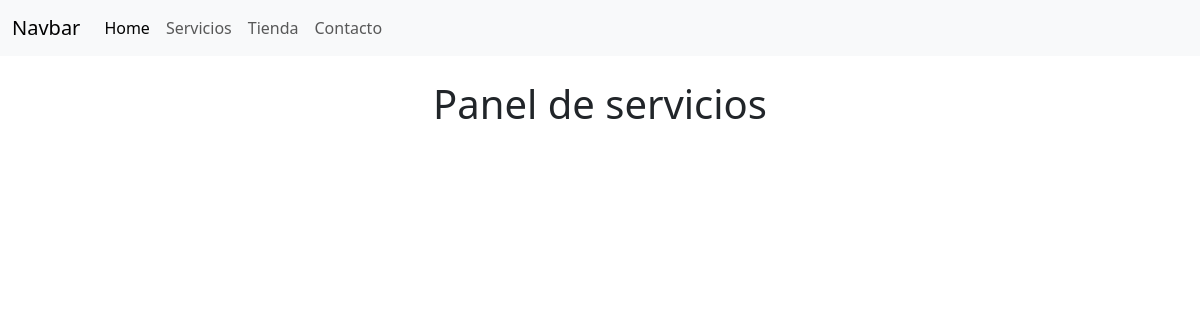
Page /servicios/ on the earlier database version.
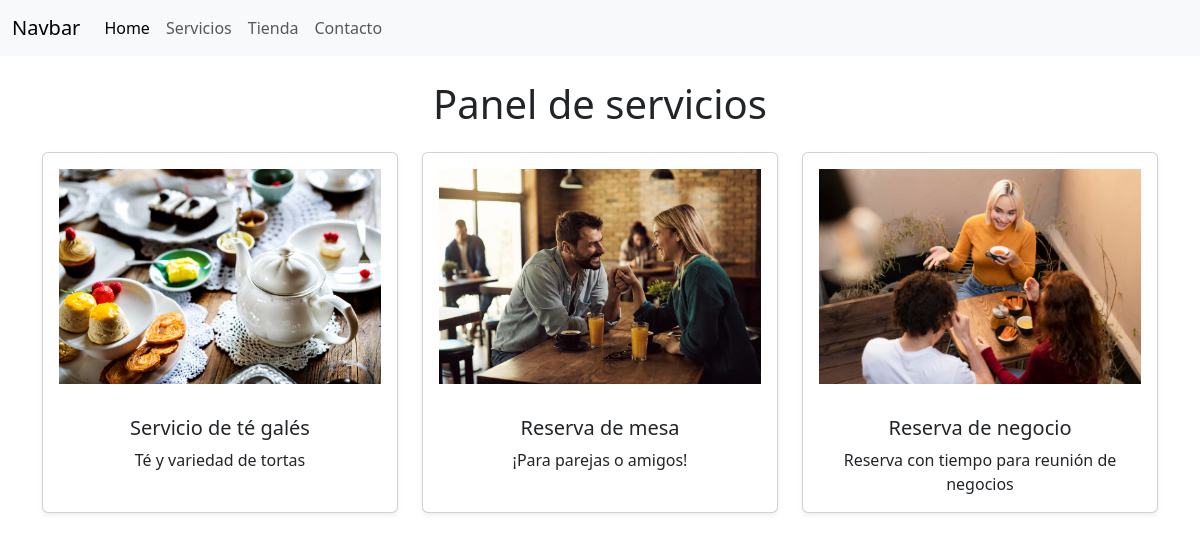
Same page on the later database version.
### servicio/models.py (models this page shows, shortened)
class Servicio(models.Model):
    titulo=models.CharField(max_length=20)
    contenido=models.CharField(max_length=50)
    imagen=models.ImageField(upload_to='servicio')
    precio=models.IntegerField()
    class Meta:
        verbose_name='servicio'
        verbose_name_plural='servicios'

### servicio/views.py (the view)
# urls.py: path('servicios/', include('servicio.urls')),
def servicios(request):
    servicios=Servicio.objects.all()
    return render(request, "servicios/servicios.html", {"servicios": servicios})

### carro/context_processor.py (called while the page is built)
def importe_total_carro(request):
    total=0
    carro = request.session.get("carro", {})
    for key, value in carro.items():
        total += float(value["precio"])
    return {"importe_total_carro": total}

### servicio/templates/servicios/servicios.html (shortened to what this page needs)
{% extends "cafeWebApp/base.html" %}
{% block content %}
<div class="container mt-4">
    <h1 class="text-center mb-4">Panel de servicios</h1>
    <div class="row justify-content-center">
        {% for servicio in servicios %}
        <div class="col-md-6 col-lg-4 mb-4">
            <div class="card shadow-sm h-100">
                <img src="{{ servicio.imagen.url }}" class="card-img-top img-fluid p-3" alt="{{servicio.titulo}}" style="max-height:300px; object-fit:cover;">
                <div class="card-body text-center">
                    <h2 class="h5">{{ servicio.titulo }}</h2>
                    <p class="card-text">{{ servicio.contenido }}</p>
                </div>
            </div>
        </div>
        {% endfor %}
    </div>
</div>
{% endblock %}

### cafeWebApp/templates/cafeWebApp/base.html (shortened to what this page needs)
{% load static %}
<!DOCTYPE html>
<html lang="en">
<head>
    <link rel="stylesheet" href="{% static 'css/bootstrap.min.css' %}">
    <link rel="stylesheet" href="{% static 'css/gestion.css' %}">
</head>
<body>
    <nav class="navbar navbar-expand-lg bg-body-tertiary">
      <div class="container-fluid">
        <a class="navbar-brand" href="#">Navbar</a>
        <div class="collapse navbar-collapse" id="navbarNav">
          <ul class="navbar-nav">
            <li class="nav-item">
              <a class="nav-link active" aria-current="page" href="{% url 'home' %}">Home</a>
            </li>
            <li class="nav-item">
              <a class="nav-link" href="{% url 'servicios' %}">Servicios</a>
            </li>
            <li class="nav-item">
              <a class="nav-link" href="{% url 'tienda' %}">Tienda</a>
            </li>
            <li class="nav-item">
              <a class="nav-link" href="{% url 'contacto' %}">Contacto</a>
            </li>
          </ul>
        </div>
      </div>
    </nav>
    <div>
      {% block content %}
      {% endblock %}
  </div>
</body>
</html>

Differences in the rows shown:
added Servicio: imagen (picture), titulo "Servicio de té galés", contenido "Té y variedad de tortas"
added Servicio: imagen (picture), titulo "Reserva de mesa", contenido "¡Para parejas o amigos!"
added Servicio: imagen (picture), titulo "Reserva de negocio", contenido "Reserva con tiempo para reunión de negocios"
